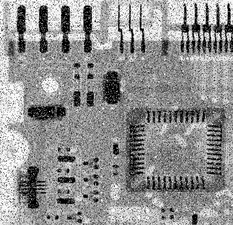
#> input picture Question_1/pics/ckt-board-saltpep.tif, 233 x 225 px, shrunk from 455 x 440 before the run
$ python sobel.py ../pics/ckt-board-saltpep.tif out.png
#> lines starting #> are read from the running program, lines starting #| are printed output that depends on the picture
#!/usr/bin/env python
import Image
import numpy
import math
import sys

def get_pixel(pixel, img, row, col):
    for i in xrange(3):
        for j in xrange(3):
            pixel[i][j] = img[row][col]
            col += 1
        col -= 3
        row += 1
    return pixel

def write_pixel(pixel, img, row, col):
    img[row + 1][col + 1] = pixel[1][1]
    return img

def scan_image(img, saved_img, row, col):
    for i in xrange(row - 2):
        for j in xrange(col - 2):
            pixel = [[0 for x in xrange(3)] for x in xrange(3)]
            get_pixel(pixel, img, i, j)
            sobel(gx, gy, pixel, i, j, saved_img)
    return saved_img


def sobel(gx, gy, pixel, row, col, saved_img):
    gxsum = 0
    gysum = 0
    for i in xrange(3):
        for j in xrange(3):
            gxsum += gx[i][j] * pixel[i][j]
            gysum += gy[i][j] * pixel[i][j]
    gxsum *= gxsum
    gysum *= gysum

    fin = math.sqrt(gxsum + gysum)

    if fin > 255:
        pixel[1][1] = 255
    elif fin < 0:
        pixel[1][1] = 0
    else:
        pixel[1][1] = fin
    write_pixel(pixel, saved_img, row, col)


if __name__ == "__main__":

    im = Image.open(sys.argv[1])
#> im is the input picture: PIL image 233x225 L; min 0, max 255, mean 144.3
    width = im.size[0]
#> width = 233
    height = im.size[1]
#> height = 225
    my_im = Image.new("L", (width, height))
#> my_im: PIL image 233x225 L; every value is 0
    my_im_array = numpy.array(my_im)
    imarray = numpy.array(im)
    gx = [
            [-1, 0, 1],
            [-2, 0, 2],
            [-1, 0, 1]]

    gy = [
            [1, 2, 1],
            [0, 0, 0],
            [-1, -2, -1]]

    scan_image(imarray, my_im_array, height, width)
    mytiff = Image.fromarray(my_im_array)
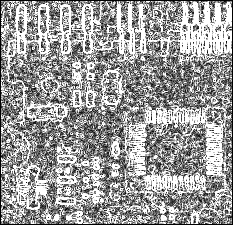
#> mytiff: PIL image 233x225 L; min 0, max 255, mean 156.7
    mytiff.save(sys.argv[2])
